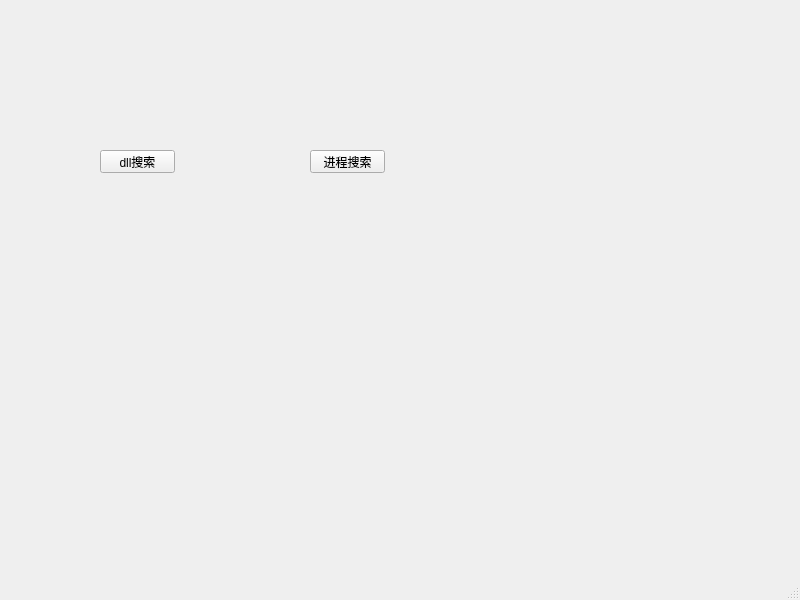
<?xml version="1.0" encoding="UTF-8"?>
<ui version="4.0">
 <class>MainWindow</class>
 <widget class="QMainWindow" name="MainWindow">
  <property name="geometry">
   <rect>
    <x>0</x>
    <y>0</y>
    <width>800</width>
    <height>600</height>
   </rect>
  </property>
  <property name="windowTitle">
   <string>MainWindow</string>
  </property>
  <widget class="QWidget" name="centralwidget">
   <widget class="QPushButton" name="UI_PB_SEARCH">
    <property name="geometry">
     <rect>
      <x>100</x>
      <y>150</y>
      <width>75</width>
      <height>23</height>
     </rect>
    </property>
    <property name="text">
     <string>dll搜索</string>
    </property>
   </widget>
   <widget class="QPushButton" name="UI_PB_SCH_PS">
    <property name="geometry">
     <rect>
      <x>310</x>
      <y>150</y>
      <width>75</width>
      <height>23</height>
     </rect>
    </property>
    <property name="text">
     <string>进程搜索</string>
    </property>
   </widget>
  </widget>
  <widget class="QMenuBar" name="menubar">
   <property name="geometry">
    <rect>
     <x>0</x>
     <y>0</y>
     <width>800</width>
     <height>23</height>
    </rect>
   </property>
  </widget>
  <widget class="QStatusBar" name="statusbar"/>
 </widget>
 <resources/>
 <connections/>
</ui>
